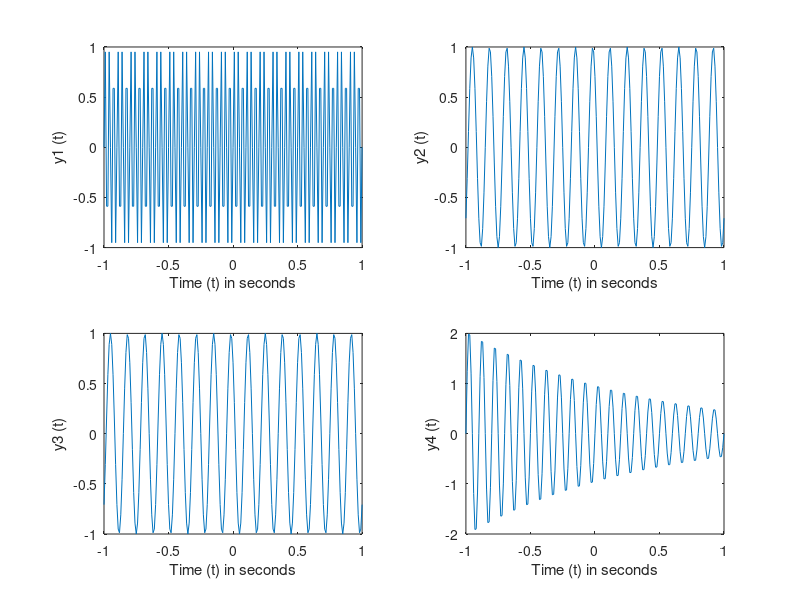

The MATLAB script that drew this image: (Note: this script raises an error after producing the figure.)
a = 1+mod(137,3);
%%
% Q1)
figure;
subplot(2,2,1);
t = -1:0.01:1;
y1 = sin(20*pi*a*t);
plot(t, y1)
xlabel('Time (t) in seconds')
ylabel('y1 (t)')


subplot(2,2,2);
t = -1:0.01:1;
y2 = cos(5*pi*a*t + (pi/4));
plot(t, y2)
xlabel('Time (t) in seconds')
ylabel('y2 (t)')


subplot(2,2,3);
y3 = exp(-2*a*t);
plot(t, y2)
xlabel('Time (t) in seconds')
ylabel('y3 (t)')

subplot(2,2,4);
y4 = exp(-0.25*a*t) .* sin(20*pi*t);
plot(t, y4)
xlabel('Time (t) in seconds')
ylabel('y4 (t)')
%%
%Q2)
t = -5:0.01:5;
subplot(2,2,1);
x = inline('exp(-3*t)','t');
plot(t,x(t));
xlabel('Time (t) in seconds')
ylabel('x(t)')
subplot(2,2,2);
y1 = inline('x(-t)','x','t');
plot(t,y1(x,t));
xlabel('Time (t) in seconds')
ylabel('x(-t)')
subplot(2,2,3);
y2 = inline('x(t-(1.5*3))','x','t');
plot(t,y2(x,t));
xlabel('Time (t) in seconds')
ylabel('x(t-(1.5*3))')
subplot(2,2,4);
y3 = inline('x(2*3*t)','x','t');
plot(t,y3(x,t));
xlabel('Time (t) in seconds')
ylabel('x(2*3*t)')



%%
%Q3)

%1)
ECG_data = importdata('ECG_Data.txt');
figure;
plot(ECG_data);
xlabel('Samples')
ylabel('ECG Data')
%%
%2)
Jan = importdata('RainFallIndia_Jan.txt');
Jul = importdata('RainFallIndia_July.txt');
figure;
bins = 20;
h1 = histogram(Jan,bins);
hold on
h2 = histogram(Jul,bins);
legend();
xlabel('Rainfall values')
ylabel('Number of samples')
%%

%3)
[y,Fs] = audioread('Track003.wav');
y;
Fs
sound(y,Fs);
%%
%Q4)
filename = 'speech.wav';  % Replace with the actual sampling frequency

% Read the speech signal
[s, Fs_s] = audioread(filename);

F=250 * 3 ;
y=s.*cos(2*pi*F/Fs_s);
% sound(y,Fs_s);
n=0:length(s)-1;
subplot(4,1,1)
plot(n,s)
subplot(4,1,2)
plot(n,y)


S=fft(s);
Y=fft(y);
subplot(4,1,3)
plot(S,Y)
subplot(4,1,4)
corr=xcorr(s,y);
plot(corr)

subplot(4,1,1)
title("speech signal")
subplot(4,1,2)
title("speech signal*cos")
ax = gca;
chart = ax.Children(1);
datatip(chart,8321,-0.01403);
subplot(4,1,3)
title("fft of speech signal")
subplot(4,1,4)
title("correlation of speech signal and speech signal*cos")

%%
%Q5)
t = [0:0.001:5];
y1 = sin(2*pi*200*a*t);
y2 = sin(2*pi*220*a*t);
y3 = [y1,y2];
sound(y3,10000)
%%
%Q6)
s1 = sin(2*pi*240*t);
s2 = sin(2*pi*270*t);
s3 = sin(2*pi*300*t);
s4 = sin(2*pi*320*t);
s5 = sin(2*pi*360*t);
s6 = sin(2*pi*400*t);
s7 = sin(2*pi*450*t);
s8 = sin(2*pi*480*t);
s = [s1,s2,s3,s4,s5,s6,s7,s8];
sound(s,7000)
audiowrite("Doremi.wav",s,14000)
%%
%Q7)
[track3,Fs] = audioread("Track003.wav");
conv3 = importdata("ConvFile3.txt");
convolved_data = conv(track3,conv3);
audiowrite("Convolved_track_3.wav",convolved_data,44100);
%%
new_wav_data = audioread("Convolved_track_3.wav");
sound(new_wav_data,44100)
%Since the frequencies audible seem to be only those in the higher end in
%the convolved track, the guess would be that the given filter is a high
%pass filter.
%%